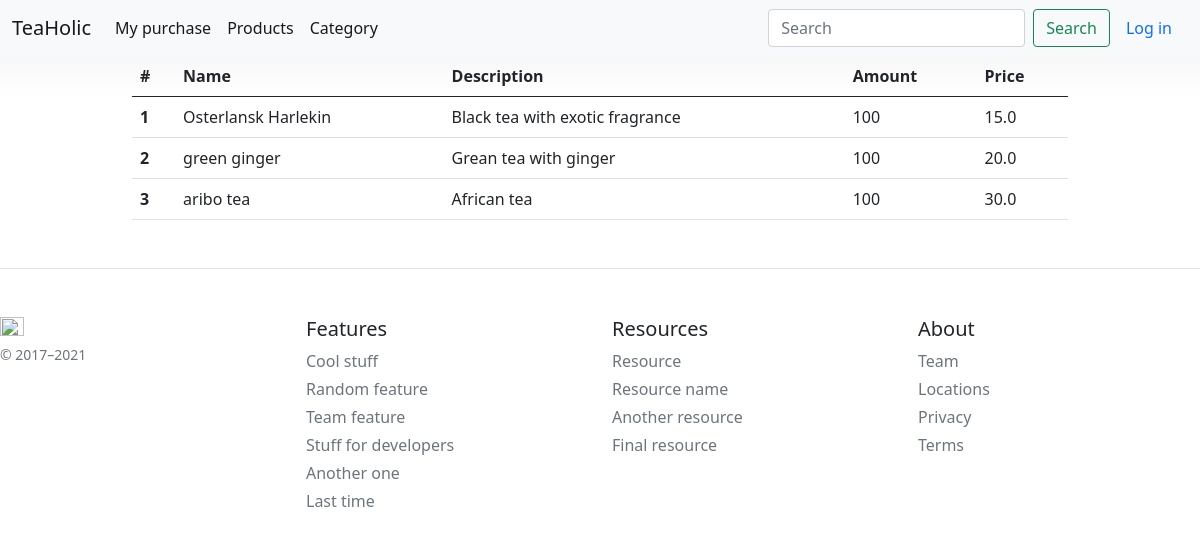
/product, run on the app's committed database.
### bboard/models.py (models this page shows)
class Product(models.Model):
    name = models.CharField(max_length=255)
    description = models.TextField(max_length=500)
    amount = models.IntegerField()
    price = models.FloatField()
    id_category = models.ForeignKey(Category, on_delete=models.CASCADE)

### bboard/views.py (the view)
# urls.py: path('product', views.product, name = 'product'),
def product(request):
    products = Product.objects.all()
    user = get_userprofile(request)
    return render(request,'bboard/basis/product.html', {'products':products,'user':user})

### bboard/services/services.py (called while the page is built)
def get_userprofile(request):
    if request.user.is_authenticated:
        user = request.user
        return user
    else:
        return None

### bboard/templates/bboard/basis/product.html (shortened to what this page needs)
{% extends "bboard/basis/base.html" %}
{% block content %}
<div class="container">
    {% if products|length %}
        <table class="table">
            <thead>
            <tr>
                <th scope="col">#</th>
                <th scope="col">Name</th>
                <th scope="col">Description</th>
                <th scope="col">Amount</th>
                <th scope="col">Price</th>
            </tr>
            </thead>
    {% for product in products  %}
            <tr>
                <th scope="row">{{ forloop.counter }}</th>
                <td >{{ product.name}}</td>
                <td >{{ product.description}}</td>
                <td >{{ product.amount}}</td>
                <td >{{ product.price}}</td>
            </tr>
    {% endfor %}
        </table>
    {% else  %}
        <p>No products found in the category. </p>
    {% endif %}
</div>
{% endblock %}

### bboard/static/bboard/css/pricing.css (style rules this page uses)
body { background-image: linear-gradient(180deg, #eee, #fff 100px, #fff); }
.container { max-width: 960px; }

### data on the page
Product: name "Osterlansk Harlekin", description "Black tea with exotic fragrance", amount "100", price "15.0"
Product: name "green ginger", description "Grean tea with ginger", amount "100", price "20.0"
Product: name "aribo tea", description "African tea", amount "100", price "30.0"
